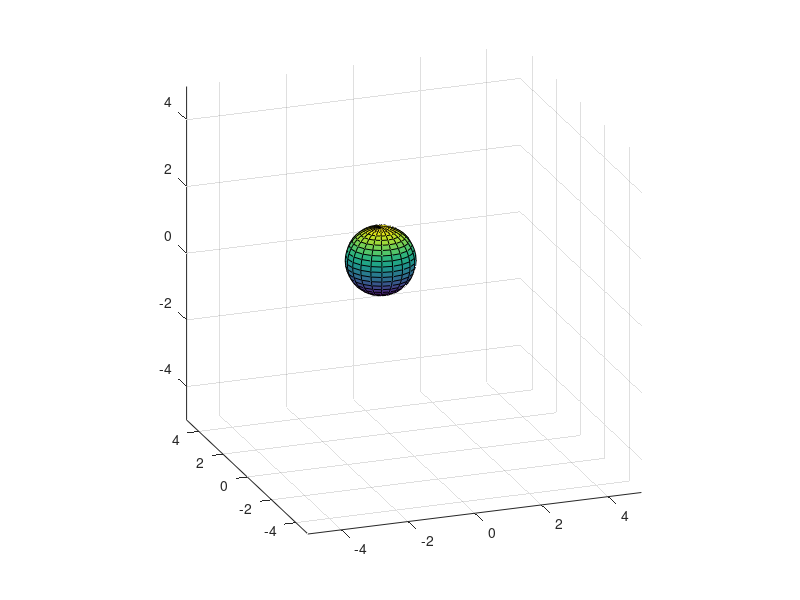

MATLAB code for this plot:
[X,Y,Z] = sphere;
x = linspace(-1, 1, 75);
y = -x.^2;
figure(1)
for k2 = 1:2
    for k1 = 1:length(x)
        surf(X+y(k1), Y+sin(2*pi*x(k1)), Z+cos(2*pi*x(k1)))
        axis([-5  5    -5  5    -5  5])
        axis square
        view([-20  20])
        refreshdata
        drawnow
    end
end